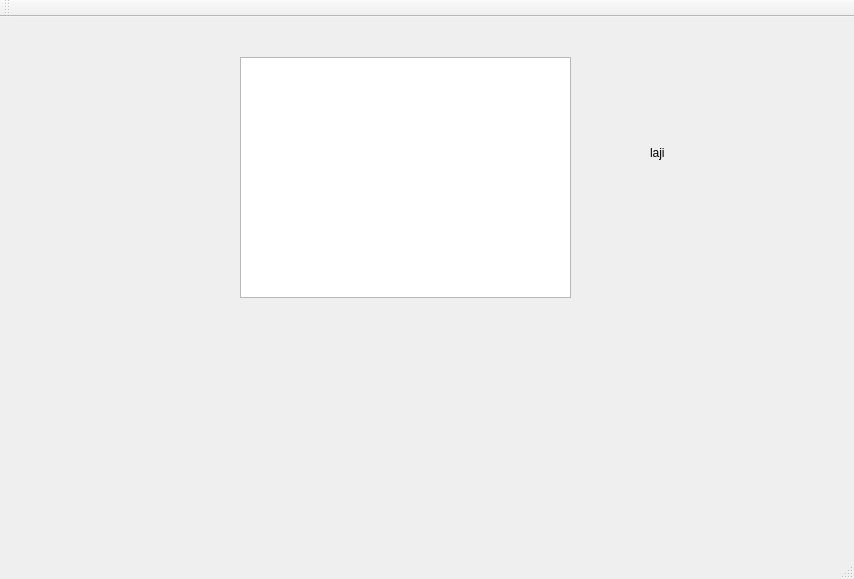
<?xml version="1.0" encoding="UTF-8"?>
<ui version="4.0">
 <class>QtGuiApplicationClass</class>
 <widget class="QMainWindow" name="QtGuiApplicationClass">
  <property name="geometry">
   <rect>
    <x>0</x>
    <y>0</y>
    <width>854</width>
    <height>579</height>
   </rect>
  </property>
  <property name="mouseTracking">
   <bool>true</bool>
  </property>
  <property name="windowTitle">
   <string>QtGuiApplication</string>
  </property>
  <widget class="QWidget" name="centralWidget">
   <widget class="QListView" name="listView">
    <property name="geometry">
     <rect>
      <x>240</x>
      <y>40</y>
      <width>331</width>
      <height>241</height>
     </rect>
    </property>
   </widget>
   <widget class="QLabel" name="myLable">
    <property name="geometry">
     <rect>
      <x>650</x>
      <y>110</y>
      <width>101</width>
      <height>51</height>
     </rect>
    </property>
    <property name="text">
     <string>laji</string>
    </property>
   </widget>
  </widget>
  <widget class="QMenuBar" name="menuBar">
   <property name="geometry">
    <rect>
     <x>0</x>
     <y>0</y>
     <width>854</width>
     <height>26</height>
    </rect>
   </property>
  </widget>
  <widget class="QToolBar" name="mainToolBar">
   <attribute name="toolBarArea">
    <enum>TopToolBarArea</enum>
   </attribute>
   <attribute name="toolBarBreak">
    <bool>false</bool>
   </attribute>
  </widget>
  <widget class="QStatusBar" name="statusBar"/>
 </widget>
 <layoutdefault spacing="6" margin="11"/>
 <resources>
  <include location="QtGuiApplication.qrc"/>
 </resources>
 <connections/>
</ui>
